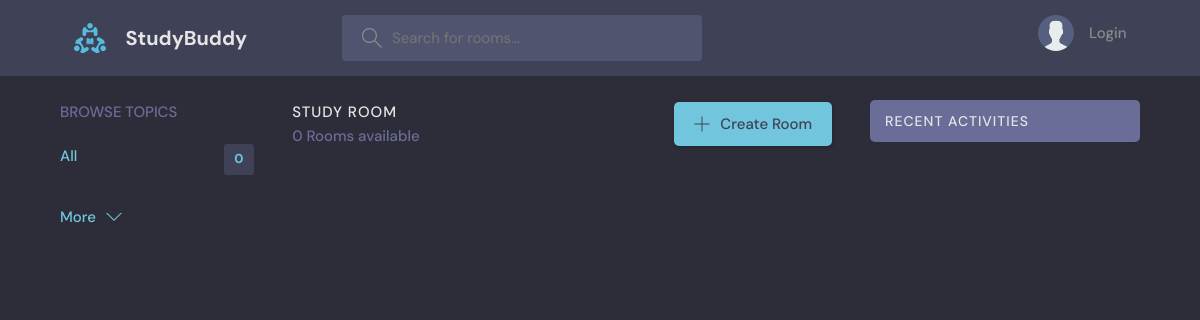
The app's page /, older data.
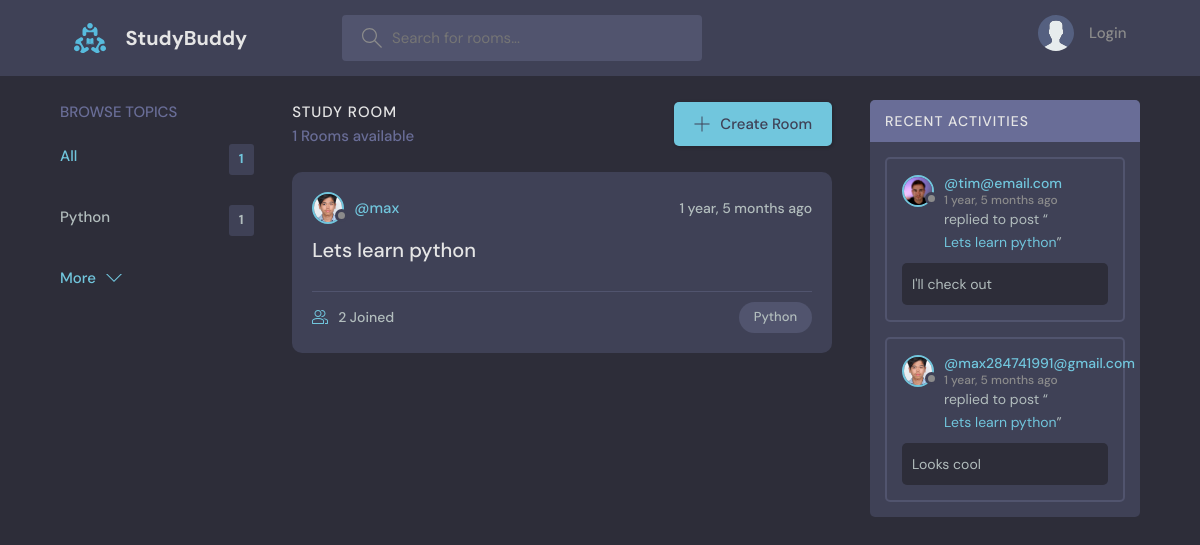
The same page, newer data.
### base/models.py (models this page shows, shortened)
class Topic(models.Model):
    name = models.CharField(max_length=200)

class Room(models.Model):
    host = models.ForeignKey(User, on_delete= models.SET_NULL, null= True)
    topic = models.ForeignKey(Topic, on_delete= models.SET_NULL, null= True)
    name = models.CharField(max_length=200)
    description = models.TextField(null= True, blank= True)
    participants = models.ManyToManyField(
        User, related_name="participants", blank= True)
    updated = models.DateTimeField(auto_now= True)
    created = models.DateTimeField(auto_now_add= True)
    class Meta:
        ordering = ['-updated', '-created']
    def __str__(self):
        return self.name

class User(AbstractUser):
    name = models.CharField(max_length= 200, null= True)
    email = models.EmailField(unique= True , null= True)
    bio = models.TextField(null= True)
    avator = models.ImageField(null= True, default= "avatar.svg")
    USERNAME_FIELD = 'email'
    REQUIRED_FIELDS = []

class Message(models.Model):
    user = models.ForeignKey(User, on_delete= models.CASCADE)
    room = models.ForeignKey(Room, on_delete= models.CASCADE)
    body = models.TextField()
    updated = models.DateTimeField(auto_now= True)
    created = models.DateTimeField(auto_now_add= True)
    class Meta:
        ordering = ['-updated', '-created']

### base/views.py (the view)
# urls.py: path('', views.home, name="home"),
def home(request):
    q = request.GET.get('q') if request.GET.get('q') != None else ''
    rooms = Room.objects.filter(
        Q(topic__name__icontains = q) |
        Q(name__icontains = q) |
        Q(description__icontains = q)
        )
    topics = Topic.objects.all()[0:5]
    room_count = rooms.count()
    room_messages = Message.objects.filter(Q(room__topic__name__icontains = q))
    context = {"rooms": rooms, "topics": topics,
               "room_count": room_count, "room_messages": room_messages}
    return render(request, 'base/home.html', context)

### base/templates/base/home.html (shortened to what this page needs)
{% extends 'main.html' %}
{% block content %}
<main class="layout layout--3">
  <div class="container">
    {% include 'base/topics_component.html' %}
    <div class="roomList">
      <div class="roomList__header">
        <div>
          <h2>Study Room</h2>
          <p>{{room_count}} Rooms available</p>
        </div>
        <a class="btn btn--main" href="{% url 'create-room' %}">
          <svg version="1.1" xmlns="http://www.w3.org/2000/svg" width="32" height="32" viewBox="0 0 32 32">
            <title>add</title>
            <path
              d="M16.943 0.943h-1.885v14.115h-14.115v1.885h14.115v14.115h1.885v-14.115h14.115v-1.885h-14.115v-14.115z"
            ></path>
          </svg>
          Create Room
        </a>
      </div>
      {% include 'base/feed_component.html' %}
    </div>
    {% include 'base/activity_component.html' %}
  </div>
</main>
{% endblock content %}

### base/templates/base/topics_component.html
<div class="topics">
  <div class="topics__header">
    <h2>Browse Topics</h2>
  </div>
  <ul class="topics__list">
    <li>
      <a href="/" class="active">All <span>{{topics.count}}</span></a>
    </li>
    {% for topic in topics %}
    <li>
      <a href="{% url 'home' %}?q={{topic.name}}">{{topic.name}} <span>{{topic.room_set.all.count}}</span></a>
    </li>
    {% endfor %}
  </ul>
  <a class="btn btn--link" href="{% url 'topics' %}">
    More
    <svg version="1.1" xmlns="http://www.w3.org/2000/svg" width="32" height="32" viewBox="0 0 32 32">
      <title>chevron-down</title>
      <path d="M16 21l-13-13h-3l16 16 16-16h-3l-13 13z"></path>
    </svg>
  </a>
</div>

### base/templates/base/feed_component.html (shortened to what this page needs)
{% for room in rooms %}
<div class="roomListRoom">
    <div class="roomListRoom__header">
      <a href="{% url 'user-profile' room.host.id %}" class="roomListRoom__author">
        <div class="avatar avatar--small">
          <img src="{{room.host.avator.url}}" />
        </div>
        <span>@{{room.host.username}}</span>
      </a>
      <div class="roomListRoom__actions">
        <span>{{room.created | timesince}} ago</span>
      </div>
    </div>
    <div class="roomListRoom__content">
      <a href="{% url 'room' room.id %}">{{room.name}}</a>
    </div>
    <div class="roomListRoom__meta">
      <a href="{% url 'room' room.id %}" class="roomListRoom__joined">
        {{room.participants.all.count}} Joined
      </a>
      <p class="roomListRoom__topic">{{room.topic.name}}</p>
    </div>
</div>
{% endfor %}

### base/templates/base/activity_component.html (shortened to what this page needs)
<div class="activities">
    <div class="activities__header">
      <h2>Recent Activities</h2>
    </div>
    {% for message in room_messages %}
    <div class="activities__box">
      <div class="activities__boxHeader roomListRoom__header">
        <a href="{% url 'user-profile' message.user.id %}" class="roomListRoom__author">
          <div class="avatar avatar--small">
            <img src="{{message.user.avator.url}}" />
          </div>
          <p>
            @{{message.user}}
            <span>{{message.created | timesince}} ago</span>
          </p>
        </a>
      </div>
      <div class="activities__boxContent">
        <p>replied to post “<a href="{% url 'room' message.room.id %}">{{message.room}}</a>”</p>
        <div class="activities__boxRoomContent">
          {{message.body}}
        </div>
      </div>
    </div>
    {% endfor %}
</div>

Row changes from the older to the newer data that the page shows:
added Topic: name "Python", room_set.all.count "1"
added Room: host.avator (picture), host.username "max", created "1 year, 5 months", name "Lets learn python", participants.all.count "2", topic.name "Python"
added Message: user.avator (picture), user "tim@email.com", created "1 year, 5 months", room "Lets learn python", body "I'll check out"
added Message: user.avator (picture), user "max284741991@gmail.com", created "1 year, 5 months", room "Lets learn python", body "Looks cool"
Text that changed along with them:
{{ topics.count }}: "0" → "1"
{{ room_count }}: "0" → "1"
